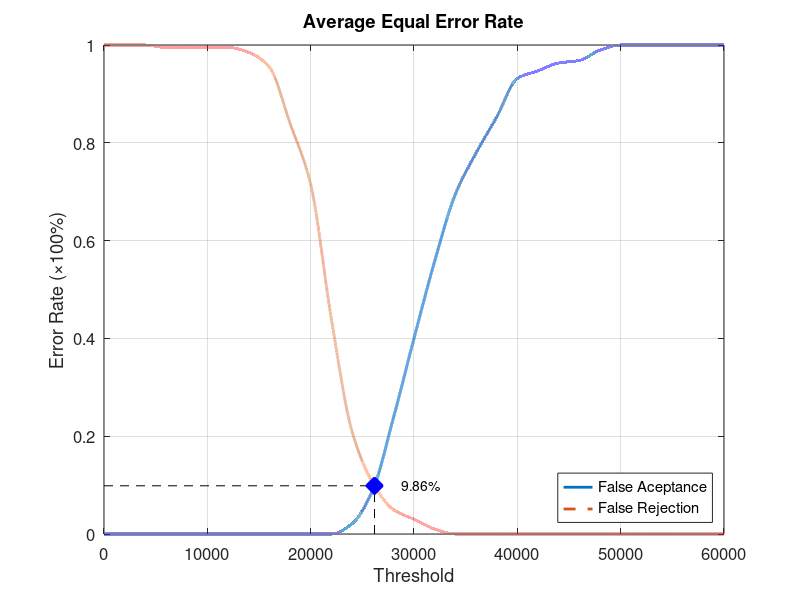
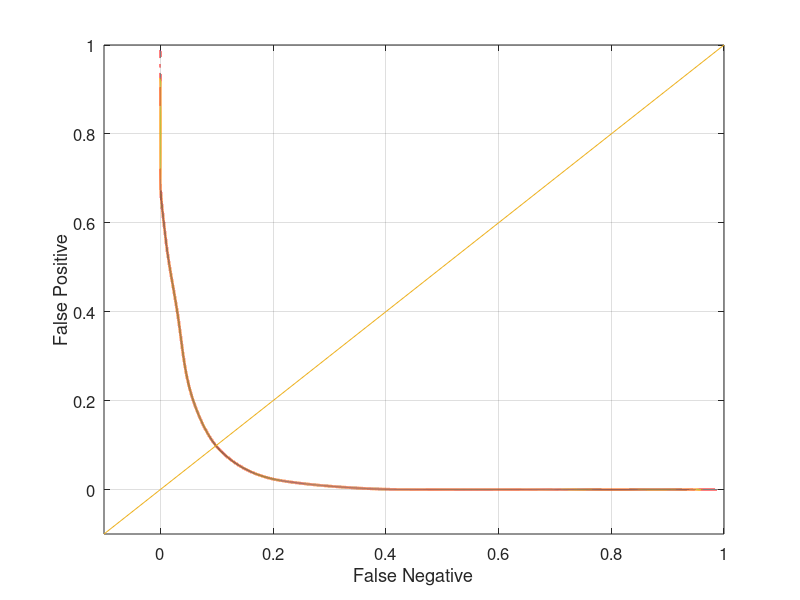

These figures' MATLAB source, in order:
function yEER = Database1_3
close all;
clear;
clc;
x = 0:2000:60000;
xq = 0:0.5:60000;

y0 = [0 0 0 0 0 0 0 0 0 0 0 0 0.0210526 0.0894737 0.236842 0.4 0.557895 0.694737 0.778947 0.852632 0.931579 0.947368 0.963158 0.968421 0.989474 1 1 1 1 1 1];
yy0 = interp1(x, y0, xq, 'pchip');
y1 = [1 1 1 0.995 0.995 0.995 0.995 0.985 0.955 0.84 0.715 0.44 0.21 0.105 0.05 0.03 0.01 0 0 0 0 0 0 0 0 0 0 0 0 0 0];
yy1 = interp1(x, y1, xq, 'pchip');

% Calculating EER: 
y2 = abs(y0 - y1);
find(y2 == min(y2))
yy2 = abs(yy0 - yy1);
xEER = find(yy2 == min(yy2));
xEERIndex = xq(xEER) % X-axis EER
yEER = yy0(xEER) % Y-axis EER

main = figure
plot(xq, yy0,'-','LineWidth', 2);	hold on
plot(xq, yy1,'--','LineWidth', 2);	hold on
plot([xEERIndex xEERIndex], [0 yEER], 'k--');	hold on
plot([0 xEERIndex], [yEER yEER], 'k--');	hold on
plot(xEERIndex, yEER, 'bx', 'LineWidth', 10);	hold on
text(xEERIndex + 10 * xEERIndex / 100, yEER, [num2str(round((10000 * yEER)) / 100) '%'])
legend('False Aceptance', 'False Rejection', 'Location', 'SouthEast')
xlabel('Threshold')
ylabel('Error Rate (\times100%)')
title('Average Equal Error Rate')
set(gca, 'FontSize', 12)
axis([0 60000 0 1])
grid on

print(main, 'Database1_3Main', '-dpng');
FNRxFPR = figure('Color', [1 1 1]);
plot(yy1, yy0, '-', yy1, yy0, 'LineWidth', 2);
hold on
y = -0.1:0.1:1
plot(y, y); 
set(gca, 'FontSize', 12)
xlabel('False Negative')
ylabel('False Positive')
axis([-0.1 1 -0.1 1])
set(gca, 'FontSize', 12)
grid on

print(FNRxFPR, 'Database1_3FNRxFPR','-dpng');
end
